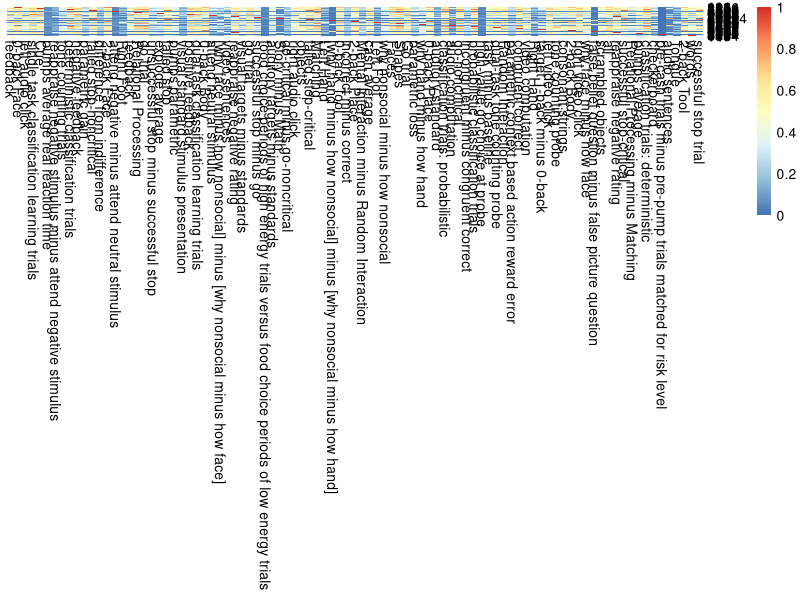
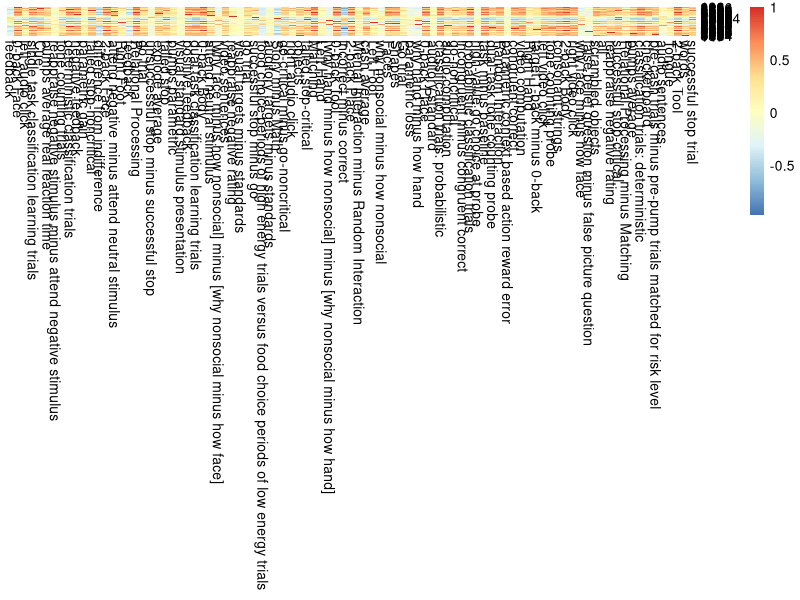
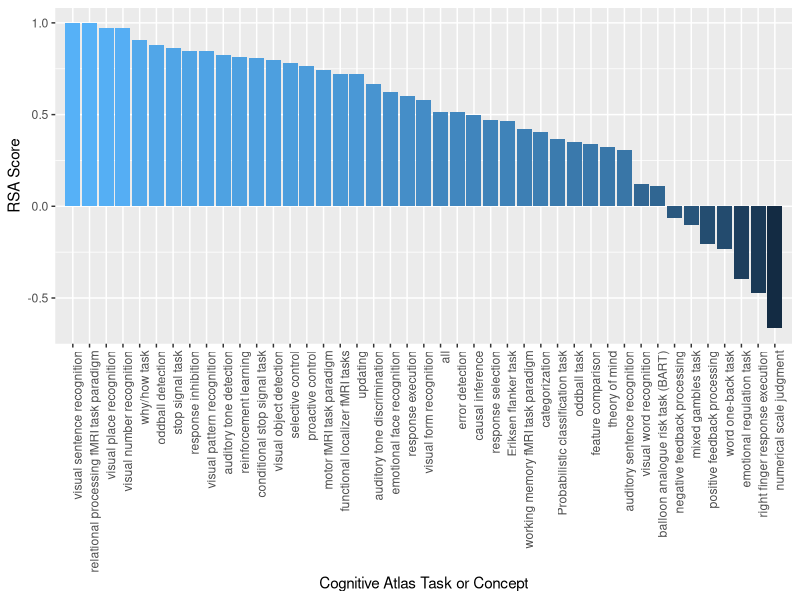
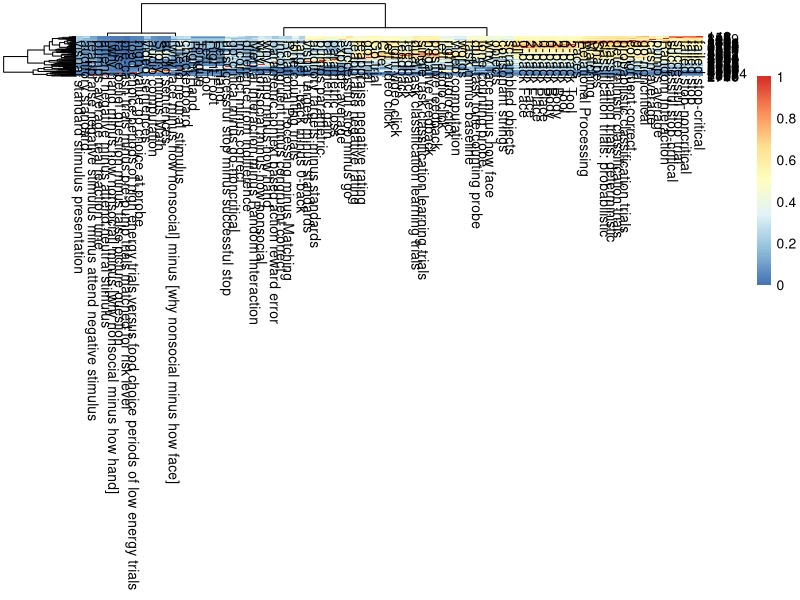
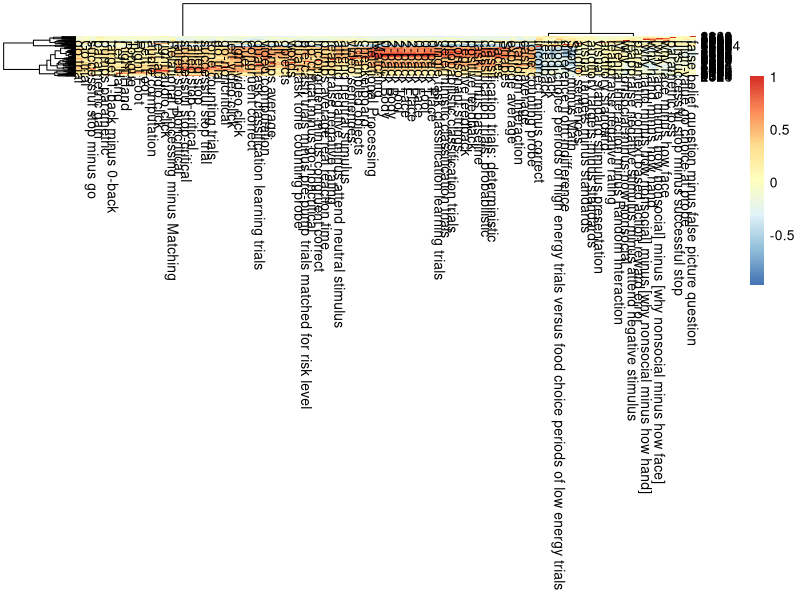
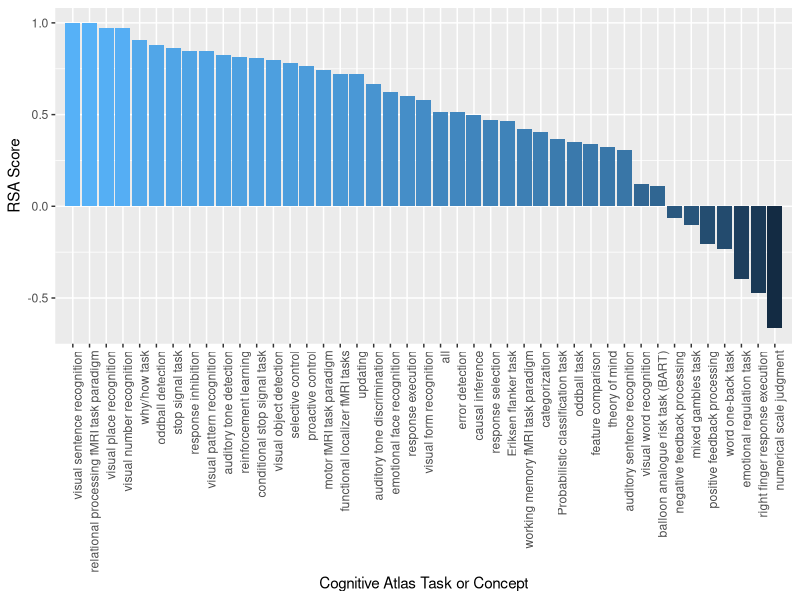

Generate these figures, in order, with R:
library(pheatmap)

# Read in spatial and wang (graph-based) similarities
spatial = read.csv("data/contrast_defined_images_pearsonpd_similarity.tsv",sep="\t",head=TRUE,stringsAsFactors=FALSE,row.names=1)
graph = read.csv("data/contrast_defined_images_wang.tsv",sep=",",head=TRUE,stringsAsFactors=FALSE,row.names=1)
images = read.csv("data/contrast_defined_images_filtered.tsv",sep="\t",head=TRUE,stringsAsFactors=FALSE,row.names=1)

# These should be exactly the same, but we will separate to be extra careful
spatial_contrasts = c()
for (image_id in rownames(spatial)){
  con = images$cognitive_contrast_cogatlas[images$image_id==image_id]
  spatial_contrasts=c(spatial_contrasts,con)
}
colnames(spatial) = spatial_contrasts

graph_contrasts = c()
for (image_id in rownames(graph)){
  con = images$cognitive_contrast_cogatlas[images$image_id==image_id]
  graph_contrasts=c(graph_contrasts,con)
}
colnames(graph) = graph_contrasts

# Just plot as is
pdf("img/graph_vs_spatial_sim.pdf",width=12,height=12)
pheatmap(graph,cluster_rows=FALSE,cluster_cols=FALSE,title="Wang Graph Similarity")
pheatmap(spatial,cluster_rows=FALSE,cluster_cols=FALSE,title="Spatial Similarity, Pearson")
dev.off()

# With clustering
pdf("img/graph_vs_spatial_sim_clustering.pdf",width=12,height=12)
pheatmap(graph,title="Wang Graph Similarity")
pheatmap(spatial,title="Spatial Similarity, Pearson")
dev.off()

# Now read in RSA score matrix
rsa = read.csv("data/spatial_semantic_rsa_df.tsv",row.names=1,sep="\t")

# Plot rsa scores
library(ggplot2)
tmp = rsa[with(rsa, order(-RSA)), ]
rownames(tmp) = seq(1,nrow(tmp))
tmp$sort = as.numeric(rownames(tmp))
ggplot(tmp, aes(x=sort,y=RSA,fill=RSA)) + 
  geom_bar(stat="identity",ylim=c(0,1)) + 
  xlab("Cognitive Atlas Task or Concept") +
  ylab(paste("RSA Score")) +
  scale_x_discrete(limits=tmp$sort,labels=tmp$name) +
  theme(axis.text.x = element_text(angle = 90, hjust = 1),legend.position="none")

# Now for file
png("img/rsa_cognitiveatlas.png", width = 12, height = 12, units = 'in', res = 300)
ggplot(tmp, aes(x=sort,y=RSA,fill=RSA)) + 
  geom_bar(stat="identity",ylim=c(0,1)) + 
  xlab("Cognitive Atlas Task or Concept") +
  ylab(paste("RSA Score")) +
  scale_x_discrete(limits=tmp$sort,labels=tmp$name) +
  theme(axis.text.x = element_text(angle = 90, hjust = 1),legend.position="none")
dev.off()